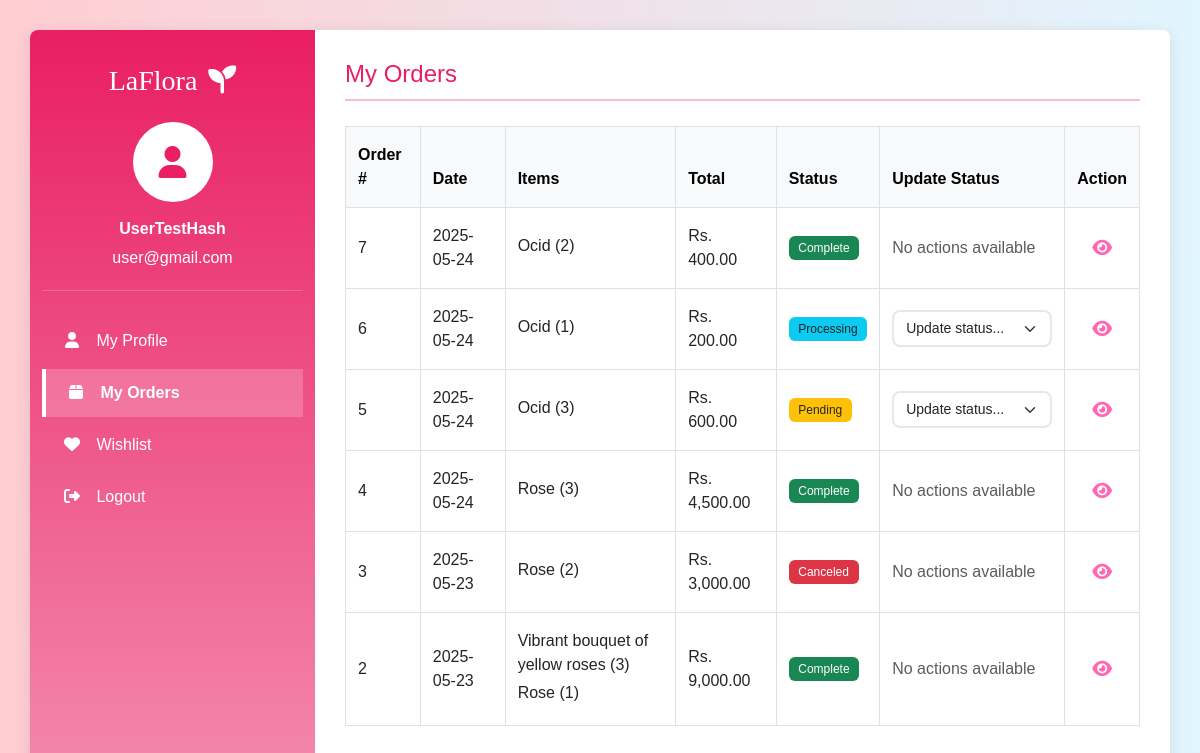
The page /views/user/orders.php (signed in) on the database its author committed.
### tables this page shows
CREATE TABLE `orders` (
  `order_id` int(11) NOT NULL,
  `user_id` int(11) DEFAULT NULL,
  `order_date` datetime NOT NULL DEFAULT current_timestamp(),
  `total_amount` decimal(10,2) DEFAULT NULL,
  `status` enum('pending','processing','shipped','complete','canceled') NOT NULL DEFAULT 'pending',
  `payment_method` enum('cod','pickup','','') NOT NULL,
  `phone` varchar(20) DEFAULT NULL,
  `shipping_address` text DEFAULT NULL
);

### views/user/orders.php (the view, shortened to what this page needs)
<?php
    include '../../config/db.php';
    $user_id = $_SESSION['user_id'];
    $stmt = $conn->prepare('
        SELECT o.*,
               GROUP_CONCAT(CONCAT(p.name, " (", oi.quantity, ")") SEPARATOR ", ") as product_names
        FROM orders o
        LEFT JOIN order_items oi ON o.order_id = oi.order_id
        LEFT JOIN products p ON oi.product_id = p.id
        WHERE o.user_id = ?
        GROUP BY o.order_id
        ORDER BY o.order_date DESC
    ');
    $stmt->execute([$user_id]);
    $orders = $stmt->fetchAll(PDO::FETCH_ASSOC);
?>
<!DOCTYPE html>
<html lang="en">
<head>
    <link href="https://cdnjs.cloudflare.com/ajax/libs/bootstrap/5.3.0/css/bootstrap.min.css" rel="stylesheet">
    <link href="https://cdnjs.cloudflare.com/ajax/libs/font-awesome/6.4.0/css/all.min.css" rel="stylesheet">
    <link rel="stylesheet" href="./public/css/main.css">
</head>
<body>
    <div class="page-container">
        <div class="container">
            <div class="row content-wrapper">
            <?php include('./includes/user_nav.php'); ?>
                <div class="col-md-9 col-lg-9 content">
                    <h2 class="section-title">My Orders</h2>
                        <div class="table-responsive">
                            <table class="table align-middle table-bordered table-hover">
                                <thead class="table-light">
                                    <tr>
                                        <th>Order #</th>
                                        <th>Date</th>
                                        <th>Items</th>
                                        <th>Total</th>
                                        <th>Status</th>
                                        <th>Update Status</th>
                                        <th>Action</th>
                                    </tr>
                                </thead>
                                <tbody>
                                    <?php if (empty($orders)): ?>
                                        <tr>
                                            <td colspan="6" class="text-center">No orders found</td>
                                        </tr>
                                    <?php else: ?>
                                        <?php foreach ($orders as $order): ?>
                                            <tr>
                                                <td><?php echo $order['order_id']; ?></td>
                                                <td><?php echo date('Y-m-d', strtotime($order['order_date'])); ?></td>
                                                <td>
                                                    <?php
                                                    $products = explode(', ', $order['product_names']);
                                                    foreach ($products as $product) {
                                                        echo '<div class="mb-1">' . htmlspecialchars($product) . '</div>';
                                                    }
                                                    ?>
                                                </td>
                                                <td>Rs. <?php echo number_format($order['total_amount'], 2); ?></td>
                                                <td>
                                                    <?php
                                                        $status_class = match($order['status']) {
                                                            'pending' => 'bg-warning text-dark',
                                                            'processing' => 'bg-info text-dark',
                                                            'shipped' => 'bg-primary',
                                                            'complete', 'delivered' => 'bg-success',
                                                            'canceled', 'cancelled' => 'bg-danger',
                                                            default => 'bg-secondary'
                                                        };
                                                        $status_text = ucfirst($order['status']);
                                                    ?>
                                                    <span class="badge <?php echo $status_class; ?>"><?php echo $status_text; ?></span>
                                                </td>
                                                <td>
                                                    <?php if ($order['status'] !== 'complete' && $order['status'] !== 'canceled'): ?>
                                                    <form method="POST" class="status-update-form" data-order-id="<?php echo $order['order_id']; ?>">
                                                        <select name="update_status" class="form-select form-select-sm status-select" onchange="this.form.submit()">
                                                            <option value="">Update status...</option>
                                                        </select>
                                                    </form>
                                                    <?php else: ?>
                                                        <span class="text-muted">No actions available</span>
                                                    <?php endif; ?>
                                                </td>
                                                <td class="text-center">
                                                    <a href="../order_confirmation.php?order_id=<?php echo $order['order_id']; ?>"
                                                       class="btn btn-link p-0 view-order-btn"
                                                       title="View Order Details">
                                                        <i class="fas fa-eye"></i>
                                                    </a>
                                                </td>
                                            </tr>
                                        <?php endforeach; ?>
                                    <?php endif; ?>
                                </tbody>
                            </table>
                        </div>
                </div>
            </div>
        </div>
    </div>
</body>
</html>

### views/user/public/css/main.css (style rules this page uses)
:root { --laflora-primary: #e75480; --laflora-secondary: #4caf50; --laflora-bg: #fff8f9; --laflora-dark: #222; }
body { background: linear-gradient(to right, #ffcdd2, #e1f5fe); color: #333; font-family: 'Arial', sans-serif; }
.page-container { min-height: 100vh; padding: 30px 15px; }
.content-wrapper { background: white; border-radius: 8px; box-shadow: 0 4px 15px rgba(0,0,0,0.1); overflow: hidden; }
.content { padding: 30px; }
.section-title { color: #e91e63; font-size: 24px; margin-bottom: 25px; padding-bottom: 10px; border-bottom: 2px solid #f8bbd0; }

### views/user/orders.php (style rules this page uses)
.status-select { border: 2px solid #e2e8f0; border-radius: 8px; padding: 6px 12px; font-size: 0.875rem; background-color: #fff; transition: all 0.3s ease; width: auto; min-width: 160px; }
.view-order-btn { color: #FF69B4 !important; transition: transform 0.2s ease, color 0.2s ease; font-size: 1.1rem; }
.badge { font-weight: 500; padding: 0.5em 0.8em; border-radius: 6px; }
.table > :not(caption) > * > * { padding: 1rem 0.75rem; }
.status-update-form { margin: 0; }

### rows shown on the page
orders: order_id "7", order_date "2025-05-24", product "Ocid (2)", total_amount "400.00", status "Complete", shows "No actions available"
orders: order_id "6", order_date "2025-05-24", product "Ocid (1)", total_amount "200.00", status "Processing"
orders: order_id "5", order_date "2025-05-24", product "Ocid (3)", total_amount "600.00", status "Pending"
orders: order_id "4", order_date "2025-05-24", product "Rose (3)", total_amount "4,500.00", status "Complete", shows "No actions available"
orders: order_id "3", order_date "2025-05-23", product "Rose (2)", total_amount "3,000.00", status "Canceled", shows "No actions available"
orders: order_id "2", order_date "2025-05-23", product "Vibrant bouquet of yellow roses (3)", product "Rose (1)", total_amount "9,000.00", status "Complete", shows "No actions available"

### other values the page prints
$_SESSION['name'] "UserTestHash"
$_SESSION['email'] "user@gmail.com"
